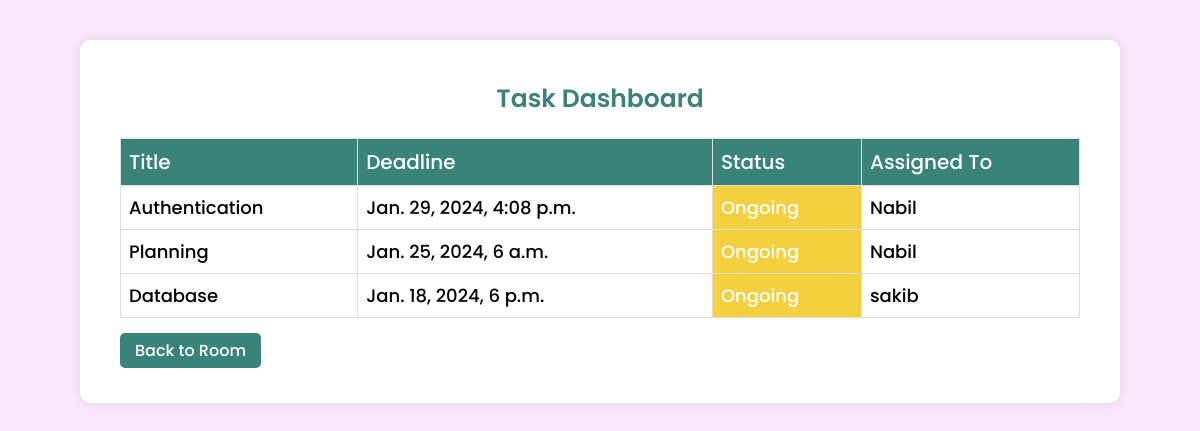
The page /dashboard/ (signed in) on the database its author committed.
### myapp/models.py (models this page shows)
class Task(models.Model):
    title = models.CharField(max_length=255)
    description = models.TextField()
    deadline = models.DateTimeField()
    assigned_to = models.ForeignKey(User, on_delete=models.CASCADE, related_name='assigned_tasks')
    status_choices = [
        ('Ongoing', 'Ongoing'),
        ('Done', 'Done'),
    ]
    room=models.ForeignKey(ProjectRoom, on_delete=models.CASCADE,null=True)
    status = models.CharField(max_length=10, choices=status_choices, default='Ongoing')

### myapp/views.py (the view)
# urls.py: path('dashboard/', views.dashboard, name='dashboard'),
def dashboard(request):
    room = ProjectRoom.objects.filter(team_members=request.user).first()
    tasks = Task.objects.filter(room=room)
    return render(request, 'dashboard.html', {'tasks': tasks,'room':room})

### templates/dashboard.html (shortened to what this page needs)
<!DOCTYPE html>
<html lang="en">
  <head>
  </head>
  <body>
    <section>
      <div class="content">
        <h3>Task Dashboard</h3>
        <table>
          <tr>
            <th>Title</th>
            <th>Deadline</th>
            <th>Status</th>
            <th>Assigned To</th>
          </tr>
          {% for task in tasks %}
          <tr>
            <td>{{ task.title }}</td>
            <td>{{ task.deadline }}</td>
            <td
              class="{% if task.status == 'Ongoing' %}ongoing-status{% else %}completed-status{% endif %}"
            >
              {{ task.status }}
            </td>
            <td>{{ task.assigned_to.username }}</td>
          </tr>
          {% endfor %}
        </table>
        <a href="{% url 'room_details' room.id %}">Back to Room</a>
      </div>
    </section>
  </body>
</html>

### templates/dashboard.html (style rules this page uses)
body { font-family: "Poppins", sans-serif; background: #f9e6fa; margin: 0; padding: 0; display: flex; flex-direction: column; align-items: center; }
section { width: 1000px; background-color: #ffffff; padding: 20px; margin-top: 40px; border-radius: 10px; box-shadow: 0 0 10px rgba(0, 0, 0, 0.1); }
.content { flex-grow: 1; padding: 20px; box-sizing: border-box; margin-top: -20px; }
h3 { color: #398378; margin-top: -1px; font-size: 25px; font-weight: 600; text-align: center; margin-bottom: 20px; margin-top: 20px; }
table { width: 100%; border-collapse: collapse; margin-top: 20px; margin-bottom: 20px; }
th, td { border: 1px solid #dddddd; text-align: left; padding: 8px; }
th { background-color: #398378; color: #ffffff; font-size: 20px; font-weight: 500; }
td { font-size: 18px; font-weight: 500; }
.ongoing-status { background-color: #f4d03f; color: white; }
a { text-decoration: none; background-color: #398378; margin-top: 10px; color: white; padding: 6px 15px; border-radius: 5px; font-size: 16px; font-weight: 500; }

### rows shown on the page
Task: title "Authentication", deadline "Jan. 29, 2024, 4:08 p.m.", status "Ongoing", assigned_to.username "Nabil"
Task: title "Planning", deadline "Jan. 25, 2024, 6 a.m.", status "Ongoing", assigned_to.username "Nabil"
Task: title "Database", deadline "Jan. 18, 2024, 6 p.m.", status "Ongoing", assigned_to.username "sakib"
